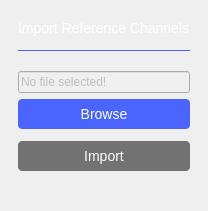
             <widget class="QWidget" name="addReference">
              <layout class="QVBoxLayout" name="verticalLayout_13">
               <property name="leftMargin">
                <number>18</number>
               </property>
               <property name="topMargin">
                <number>20</number>
               </property>
               <property name="rightMargin">
                <number>18</number>
               </property>
               <property name="bottomMargin">
                <number>0</number>
               </property>
               <item>
                <layout class="QVBoxLayout" name="verticalLayout_14">
                 <item>
                  <widget class="QLabel" name="label">
                   <property name="styleSheet">
                    <string notr="true"> color: white;
    font-size: 14px;
    font-weight: normal;</string>
                   </property>
                   <property name="text">
                    <string>Import Reference Channels</string>
                   </property>
                  </widget>
                 </item>
                 <item>
                  <spacer name="verticalSpacer_13">
                   <property name="orientation">
                    <enum>Qt::Vertical</enum>
                   </property>
                   <property name="sizeType">
                    <enum>QSizePolicy::Fixed</enum>
                   </property>
                   <property name="sizeHint" stdset="0">
                    <size>
                     <width>20</width>
                     <height>8</height>
                    </size>
                   </property>
                  </spacer>
                 </item>
                 <item>
                  <widget class="Line" name="line_5">
                   <property name="maximumSize">
                    <size>
                     <width>16777215</width>
                     <height>1</height>
                    </size>
                   </property>
                   <property name="styleSheet">
                    <string notr="true">color: #4A64FF;</string>
                   </property>
                   <property name="frameShadow">
                    <enum>QFrame::Plain</enum>
                   </property>
                   <property name="orientation">
                    <enum>Qt::Horizontal</enum>
                   </property>
                  </widget>
                 </item>
                 <item>
                  <spacer name="verticalSpacer_14">
                   <property name="orientation">
                    <enum>Qt::Vertical</enum>
                   </property>
                   <property name="sizeType">
                    <enum>QSizePolicy::Fixed</enum>
                   </property>
                   <property name="sizeHint" stdset="0">
                    <size>
                     <width>20</width>
                     <height>14</height>
                    </size>
                   </property>
                  </spacer>
                 </item>
                 <item>
                  <widget class="QLineEdit" name="fileLineEdit">
                   <property name="enabled">
                    <bool>false</bool>
                   </property>
                   <property name="text">
                    <string>No file selected!</string>
                   </property>
                   <property name="readOnly">
                    <bool>true</bool>
                   </property>
                  </widget>
                 </item>
                 <item>
                  <widget class="QPushButton" name="btnBrowseFile">
                   <property name="styleSheet">
                    <string notr="true">QPushButton {
  min-height: 30px;
  max-height: 30px;

  border: 0px;
  border-radius: 4px;

  background-color: #4a64ff;
  color: #ffffff;

  font-size: 14px;
}

QPushButton:pressed {
  background-color: #2a44df;
}

QPushButton:hover {
	background-color: #4a34ff;
}

QPushButton:disabled {
background-color: #727273;
}</string>
                   </property>
                   <property name="text">
                    <string>Browse</string>
                   </property>
                  </widget>
                 </item>
                 <item>
                  <widget class="adiscope::ImportSettings" name="importSettings" native="true">
                   <property name="enabled">
                    <bool>false</bool>
                   </property>
                  </widget>
                 </item>
                 <item>
                  <widget class="QPushButton" name="btnImport">
                   <property name="enabled">
                    <bool>false</bool>
                   </property>
                   <property name="styleSheet">
                    <string notr="true">QPushButton {
  min-height: 30px;
  max-height: 30px;

  border: 0px;
  border-radius: 4px;

  background-color: #4a64ff;
  color: #ffffff;

  font-size: 14px;
}

QPushButton:pressed {
  background-color: #2a44df;
}

QPushButton:hover {
	background-color: #4a34ff;
}

QPushButton:disabled {
background-color: #727273;
}</string>
                   </property>
                   <property name="text">
                    <string>Import</string>
                   </property>
                  </widget>
                 </item>
                 <item>
                  <spacer name="verticalSpacer_12">
                   <property name="orientation">
                    <enum>Qt::Vertical</enum>
                   </property>
                   <property name="sizeHint" stdset="0">
                    <size>
                     <width>20</width>
                     <height>40</height>
                    </size>
                   </property>
                  </spacer>
                 </item>
                </layout>
               </item>
              </layout>
             </widget>
